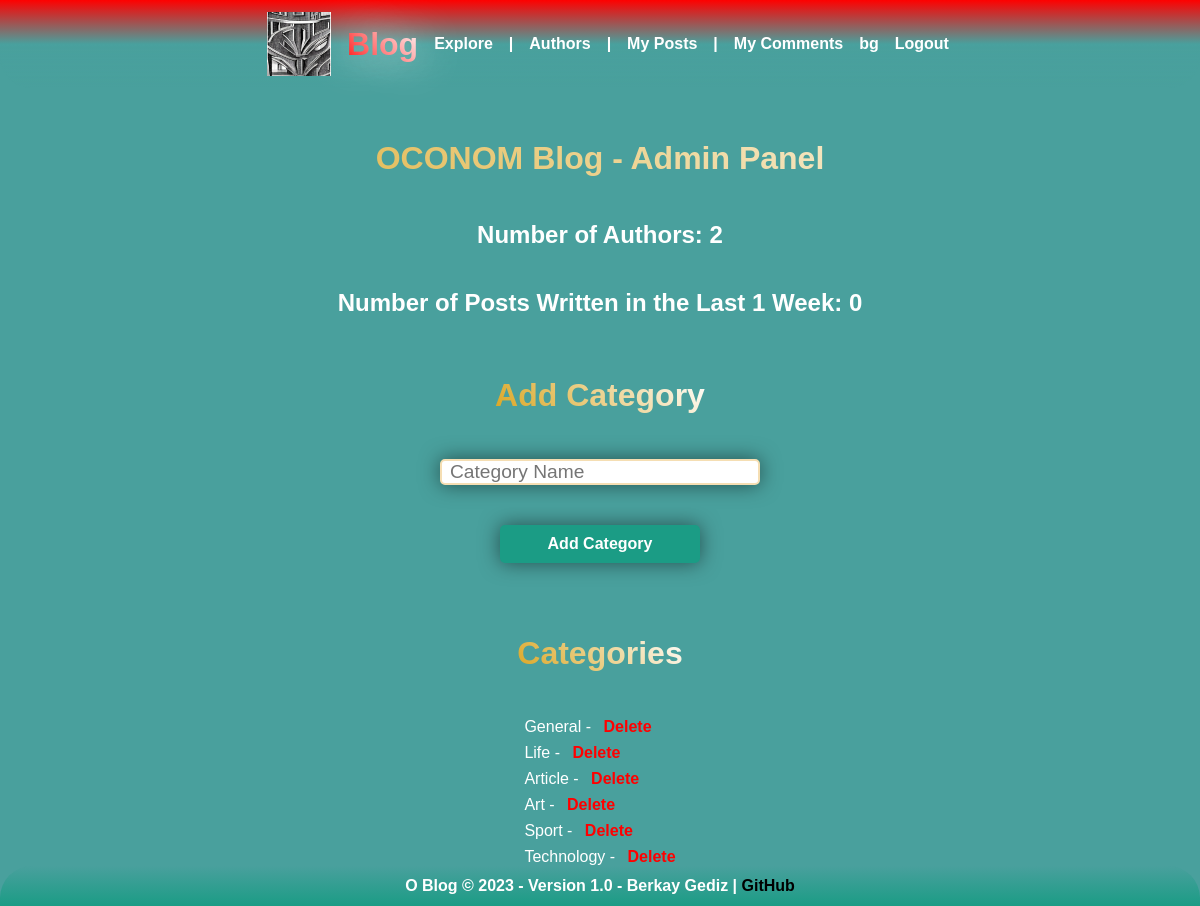
The app's page /admin.php (signed in) with its own data.
### tables this page shows
CREATE TABLE `category` (
  `id` int(11) NOT NULL,
  `category` varchar(50) NOT NULL
);

### admin.php (the view, shortened to what this page needs)
<!DOCTYPE html>
<html lang="en">
<head>
    <?php
    include("connect.php");
    ?>
    <link rel="stylesheet" href="css/style.css">
</head>
<body>
    <header>
        <div class="navbar-icon">
            <a href="index.php" style="text-decoration: none; display: flex; align-items: center;">
                <img src="img/o_favicon.png">
                <h1>Blog</h1>
            </a>
        </div>
        <?php
        include("nav.php");
        ?>
    </header>
    <main>
        <?php
        if (isset($_SESSION["loggedin"]) && $_SESSION["loggedin"] == true) {
            $userId = $_SESSION["userid"];
            $authorInfoQuery = $checkdb->prepare("SELECT * FROM author WHERE id = ?");
            $authorInfoQuery->bind_param("i", $userId);
            $authorInfoQuery->execute();
            $authorInfo = $authorInfoQuery->get_result()->fetch_assoc();
            if ($authorInfo && $authorInfo["isadmin"] == 1) {
                $authorCountQuery = $checkdb->query("SELECT COUNT(*) AS total FROM author");
                $authorCount = $authorCountQuery->fetch_assoc()["total"];
                $currentDate = date("Y-m-d");
                $oneWeekAgo = date("Y-m-d", strtotime("-1 week"));
                $postCountQuery = $checkdb->prepare("SELECT COUNT(*) AS total FROM post WHERE date BETWEEN ? AND ?");
                $postCountQuery->bind_param("ss", $oneWeekAgo, $currentDate);
                $postCountQuery->execute();
                $postCount = $postCountQuery->get_result()->fetch_assoc()["total"];
                echo "<h1 class='admin-header'>OCONOM Blog - Admin Panel</h1>";
                echo "<div class='admin-content'>";
                echo "<h2 class='admin-header'>Number of Authors: $authorCount</h2>";
                echo "<h2 class='admin-header'>Number of Posts Written in the Last 1 Week: $postCount</h2>";
                echo "<h1 class='admin-header'>Add Category</h1>";
                echo "<form class='category-form' action='" . htmlspecialchars($_SERVER["PHP_SELF"]) . "' method='POST'>";
                echo "<input type='text' name='category_name' placeholder='Category Name'>";
                echo "<input type='submit' value='Add Category'>";
                echo "</form>";
                echo "<h1 class='admin-header'>Categories</h1>";
                $categoryQuery = $checkdb->query("SELECT * FROM category");
                echo "<div class='category-list'>";
                while ($category = $categoryQuery->fetch_assoc()) {
                    echo "<div class='category-list-item'>";
                    echo htmlspecialchars($category["category"]);
                    echo " - <a class='delete-link' href='" . htmlspecialchars($_SERVER["PHP_SELF"]) . "?category_id=" . $category["id"] . "'>Delete</a>";
                    echo "</div>";
                }
                echo "</div>";
                echo "</div>";
            } else {
                header("Location: login.php");
                exit();
            }
        } else {
            header("Location: login.php");
            exit();
        }
        ?>
    </main>
    <?php
    include("footer.php");
    ?>
</body>
</html>

### assets/css/style.css (style rules this page uses)
body { padding: 0; margin: 0; background-color: #49a09d; display: flex; flex-direction: column; align-items: center; font-family: Arial, Helvetica, sans-serif; color: white; }
header { z-index: 999; display: flex; justify-content: center; align-items: center; width: 100%; height: 11vh; background: linear-gradient(360deg, transparent, #49a09d, red); border-bottom-left-radius: 2rem; border-bottom-right-radius: 2rem; max-height: auto; max-width: auto; position: fixed; }
header img { height: 8vh; max-height: auto; max-width: auto; }
main { z-index: 998; width: 90%; margin-top: 12.5vh; justify-content: center; align-items: center; background-color: transparent; text-align: left; margin-bottom: 4vh; }
a { text-decoration: none; color: white; font-weight: bold; }
.navbar-icon { display: flex; align-items: center; margin-left: 1rem; }
.navbar-icon img { height: 8vh; max-height: auto; max-width: auto; }
.navbar-icon h1 { text-shadow: 0 0 45px white; font-weight: bold; background: -webkit-linear-gradient(45deg, red, #ffffff); -webkit-background-clip: text; background-clip: text; -webkit-text-fill-color: transparent; margin-left: 1rem; }
h1.admin-header { text-align: center; margin-top: 5vh; }
.admin-content { margin-top: 3vh; display: flex; flex-direction: column; align-items: center; }
.category-form { display: flex; flex-direction: column; align-items: center; margin-top: 3vh; }
.category-form input[type="text"] { margin-bottom: 2vh; width: 300px; }
.category-form input[type="submit"] { width: 200px; }
.category-list { margin-top: 3vh; }
.category-list-item { margin-bottom: 1vh; }
.category-list-item a { color: white; font-weight: bold; text-decoration: none; }
.category-list-item .delete-link { color: red; margin-left: 1vh; cursor: pointer; }
input[type="text"], input[type="email"], input[type="password"] { padding: 0 1vh 0 1vh; margin-bottom: 1.5vh; font-size: 1.2rem; border-radius: 5px; border: 2px solid wheat; box-shadow: 0 0 20px rgba(0, 0, 0, 0.5); width: 100%; max-width: 400px; }
input[type="submit"] { margin-top: 3vh; margin-bottom: 4vh; background-color: #1b9c85; color: white; padding: 10px 20px 10px 20px; border: none; box-shadow: 0 0 20px rgba(0, 0, 0, 0.5); border-radius: 5px; cursor: pointer; font-weight: bold; font-size: 1rem; transition: background-color 0.3s ease-in-out; }
h1 { background: -webkit-linear-gradient(45deg, goldenrod, #ffffff); -webkit-background-clip: text; background-clip: text; -webkit-text-fill-color: transparent; }

### records on screen
category: category "General"
category: category "Life"
category: category "Article"
category: category "Art"
category: category "Sport"
category: category "Technology"

### other values on screen
$_SESSION["username"] "bg"
$authorCount "2"
$postCount "0"
